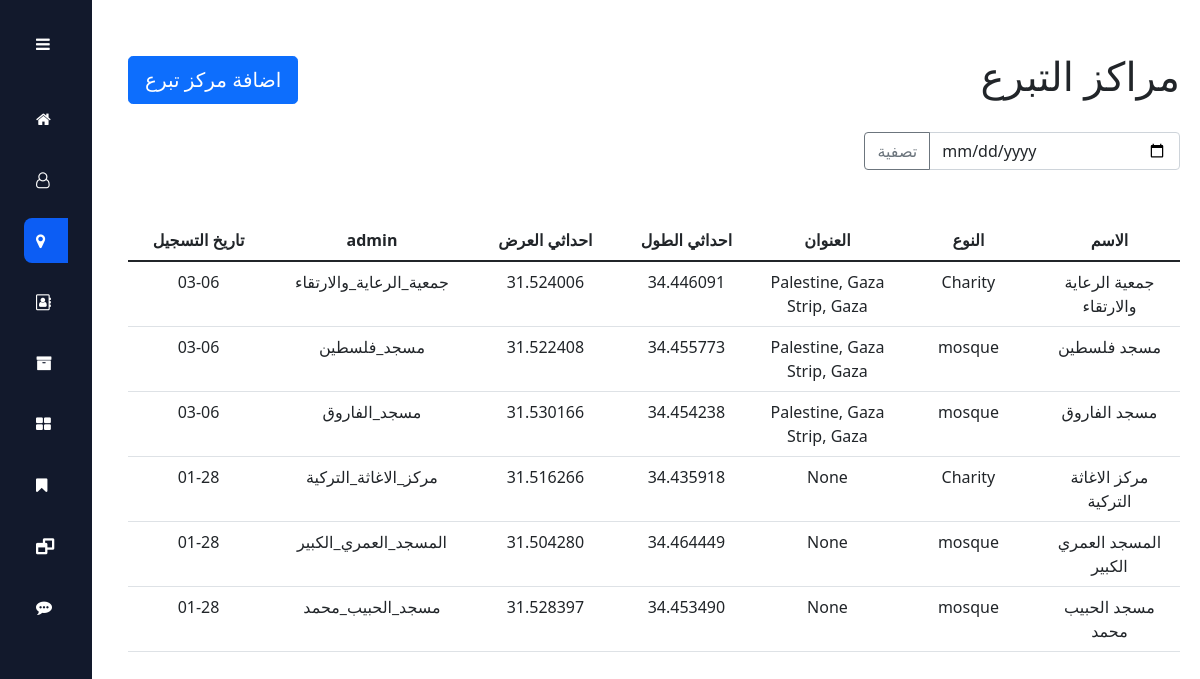
Page /admin_panel/delivery_point on the committed database.
### pages/models.py (models this page shows, shortened)
class delivery_point(models.Model):
    name = models.CharField(max_length=30)
    type = models.CharField(max_length=30,choices=[('mosque','mosque'),('Charity','Charity'),('other','other')])
    Lat = models.DecimalField(max_digits=9, decimal_places=6)
    long = models.DecimalField(max_digits=9, decimal_places=6)
    address = models.CharField(max_length=100,null=True,blank=True)
    entry_date = models.DateTimeField(auto_now_add=True)
    user =  models.ForeignKey(User,on_delete=models.SET_NULL,null=True)
    user_phone_num = PhoneNumberField(unique=True,null=True)

### admin_panel/views.py (the view)
# urls.py: path('delivery_point', views.delivery_point, name="delivery_point"),
def delivery_point(request):
    delivery_point_model = apps.get_model('pages', 'delivery_point')
    item_model = apps.get_model('pages', 'item')
    item_desire_model = apps.get_model('pages', 'item_desire')
    donation_model = apps.get_model('pages', 'donation')
    message_model = apps.get_model('pages', 'message')
    receipt_model = apps.get_model('pages', 'receipt')
    registrar_model = apps.get_model('pages', 'registrar')
    beneficiary_model = apps.get_model('pages', 'beneficiary')
    item_demand_model = apps.get_model('pages', 'item_demand')
    if request.method == "POST":
        data = request.POST
        admin = User.objects.get(id = data['user'])
        long = "%.6f" % float(data['long'])
        lat = "%.6f" % float(data['Lat'])
        delivery_point_model.objects.create(name=data['name'],type=data['type'],Lat=lat,long=long,address=data['address'],user=admin)
    day_delivery_points = None
    data_as = None
    if request.method == "GET" and 'data_as' in request.GET:
        data = request.GET
        day_delivery_points = delivery_point_model.objects.filter(entry_date__year = data.get('data_as')[:4], entry_date__month = data.get('data_as')[5:7], entry_date__day = data.get('data_as')[8:10]).order_by('-entry_date','-id')
        print(day_delivery_points)
        data_as = data.get('data_as')
    x = {
        'admins_ac':User.objects.all(),
        'delivery_points': delivery_point_model.objects.all().order_by('-entry_date','id'),
        'day_delivery_points':day_delivery_points,
        'data_as':data_as,
        'title':'نقاط التبرع',
    }
    return render(request, 'admin_panel/pages/delivery_point.html',x)

### templates/admin_panel/pages/delivery_point.html (shortened to what this page needs)
{% extends 'admin_panel/base.html' %}
{% load static %}
{% block body %}
<div class="p4">
    <div class="uper">
        <div class="models sp">
        <h1 style="" class="hme">مراكز التبرع</h1>
        <div style=" font-size: x-large;"><button type="button" class="btn btn-primary btn-lg" data-bs-toggle="modal" data-bs-target="#name">اضافة مركز تبرع</button></div>
        </div>
    </div>
    <br>
    <form  method="GET" class="models">
        <div class="input-group  ds" style="width: 30% !important;">
          <button class="btn btn-outline-secondary"name="dt" id="button-addon1">تصفية</button>
          <input type="date" required class="form-control"name="data_as"  placeholder="" aria-label="Example text with button addon" aria-describedby="button-addon1"value="{{data_as}}">
        </div>
    </form>
    <table class="table table-hover" style="width: 100%; margin-top: 50px;">
        <thead>
            <tr>
                <th style="width: 10%;"><center>تاريخ التسجيل</center></th>
                <th style="width: 10%;"><center>admin</center></th>
                <th style="width: 10%;"><center>احداثي العرض</center></th>
                <th style="width: 10%;"><center>احداثي الطول</center></th>
                <th style="width: 10%;"><center>العنوان</center></th>
                <th style="width: 10%;"><center>النوع</center></th>
                <th style="width: 10%;"><center>الاسم</center></th>
            </tr>
          </thead>
        <tbody id="output1" style="width: 100%;">
            {% for delivery_point in delivery_points %}
                <tr dir="rtl">
                    <td style=" text-align:center; width: 10%;">{{delivery_point.entry_date|date:"m-d"}}</td>
                    <td style=" text-align:center; width: 10%;">{{delivery_point.user}}</td>
                    <td style=" text-align:center; width: 10%;">{{delivery_point.Lat}}</td>
                    <td style=" text-align:center; width: 10%;">{{delivery_point.long}}</td>
                    <td style=" text-align:center; width: 10%;">{{delivery_point.address}}</td>
                    <td style=" text-align:center; width: 10%;">{{delivery_point.type}}</td>
                    <td style=" text-align:center; width: 10%;">{{delivery_point.name}}</td>
                </tr>
            {% endfor %}
        </tbody>
    </table>
    <br>
</div>
{% endblock body %}

### project/static/css/admin_panel.css (style rules this page uses)
* { box-sizing: border-box; }
.p4 { display: flex; width: 100%; align-items: flex-end; flex-direction: column; justify-content: flex-end; padding: 20px; }
.models { width: 100%; display: flex; justify-content: flex-start; align-items: center; flex-direction: row-reverse; flex-wrap: wrap; }
.models.sp { justify-content: space-between; }
.uper { width: 100%; display: flex; align-items: center; justify-content: flex-end; }
body { position: relative; margin: 0; padding: 2rem 0 0 6.75rem; font-size: 1em; transition: .5s; }
h1 { margin: 0; }

### rows in the picture
delivery_point: entry_date "03-06", user "جمعية_الرعاية_والارتقاء", Lat "31.524006", long "34.446091", address "Palestine, Gaza Strip, Gaza", type "Charity", name "جمعية الرعاية والارتقاء"
delivery_point: entry_date "03-06", user "مسجد_فلسطين", Lat "31.522408", long "34.455773", address "Palestine, Gaza Strip, Gaza", type "mosque", name "مسجد فلسطين"
delivery_point: entry_date "03-06", user "مسجد_الفاروق", Lat "31.530166", long "34.454238", address "Palestine, Gaza Strip, Gaza", type "mosque", name "مسجد الفاروق"
delivery_point: entry_date "01-28", user "مركز_الاغاثة_التركية", Lat "31.516266", long "34.435918", address "None", type "Charity", name "مركز الاغاثة التركية"
delivery_point: entry_date "01-28", user "المسجد_العمري_الكبير", Lat "31.504280", long "34.464449", address "None", type "mosque", name "المسجد العمري الكبير"
delivery_point: entry_date "01-28", user "مسجد_الحبيب_محمد", Lat "31.528397", long "34.453490", address "None", type "mosque", name "مسجد الحبيب محمد"
